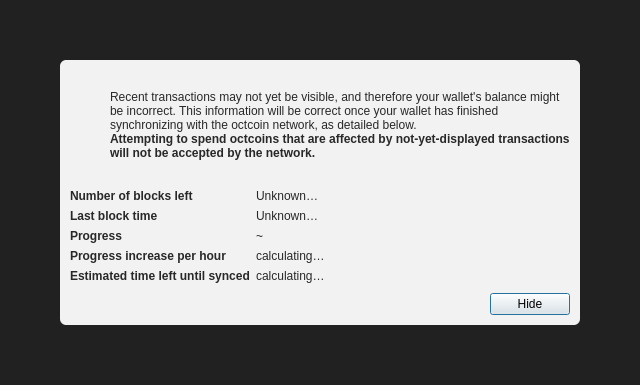
<?xml version="1.0" encoding="UTF-8"?>
<ui version="4.0">
 <class>ModalOverlay</class>
 <widget class="QWidget" name="ModalOverlay">
  <property name="geometry">
   <rect>
    <x>0</x>
    <y>0</y>
    <width>640</width>
    <height>385</height>
   </rect>
  </property>
  <property name="windowTitle">
   <string>Form</string>
  </property>
  <layout class="QVBoxLayout" name="verticalLayout" stretch="0">
   <property name="sizeConstraint">
    <enum>QLayout::SetDefaultConstraint</enum>
   </property>
   <property name="leftMargin">
    <number>0</number>
   </property>
   <property name="topMargin">
    <number>0</number>
   </property>
   <property name="rightMargin">
    <number>0</number>
   </property>
   <property name="bottomMargin">
    <number>0</number>
   </property>
   <item>
    <widget class="QWidget" name="bgWidget" native="true">
     <property name="styleSheet">
      <string notr="true">#bgWidget { background: rgba(0,0,0,220); }</string>
     </property>
     <layout class="QVBoxLayout" name="verticalLayoutMain" stretch="1">
      <property name="leftMargin">
       <number>60</number>
      </property>
      <property name="topMargin">
       <number>60</number>
      </property>
      <property name="rightMargin">
       <number>60</number>
      </property>
      <property name="bottomMargin">
       <number>60</number>
      </property>
      <item>
       <widget class="QWidget" name="contentWidget" native="true">
        <property name="styleSheet">
         <string notr="true">#contentWidget { background: rgba(255,255,255,240); border-radius: 6px; }

QLabel { color: rgb(40,40,40);  }</string>
        </property>
        <layout class="QVBoxLayout" name="verticalLayoutSub" stretch="1,0,0,0">
         <property name="spacing">
          <number>0</number>
         </property>
         <property name="leftMargin">
          <number>10</number>
         </property>
         <property name="topMargin">
          <number>10</number>
         </property>
         <property name="rightMargin">
          <number>10</number>
         </property>
         <property name="bottomMargin">
          <number>10</number>
         </property>
         <item>
          <layout class="QHBoxLayout" name="horizontalLayoutIconText" stretch="0,1">
           <property name="topMargin">
            <number>20</number>
           </property>
           <item>
            <layout class="QVBoxLayout" name="verticalLayoutIcon">
             <property name="leftMargin">
              <number>0</number>
             </property>
             <item>
              <widget class="QPushButton" name="warningIcon">
               <property name="enabled">
                <bool>false</bool>
               </property>
               <property name="text">
                <string/>
               </property>
               <property name="icon">
                <iconset>
                 <normaloff>:/icons/warning</normaloff>
                 <disabledoff>:/icons/warning</disabledoff>:/icons/warning</iconset>
               </property>
               <property name="iconSize">
                <size>
                 <width>48</width>
                 <height>48</height>
                </size>
               </property>
               <property name="flat">
                <bool>true</bool>
               </property>
              </widget>
             </item>
             <item>
              <spacer name="verticalSpacerWarningIcon">
               <property name="orientation">
                <enum>Qt::Vertical</enum>
               </property>
               <property name="sizeHint" stdset="0">
                <size>
                 <width>20</width>
                 <height>40</height>
                </size>
               </property>
              </spacer>
             </item>
            </layout>
           </item>
           <item>
            <layout class="QVBoxLayout" name="verticalLayoutInfoText">
             <property name="leftMargin">
              <number>0</number>
             </property>
             <property name="topMargin">
              <number>0</number>
             </property>
             <item>
              <widget class="QLabel" name="infoText">
               <property name="text">
                <string>Recent transactions may not yet be visible, and therefore your wallet's balance might be incorrect. This information will be correct once your wallet has finished synchronizing with the octcoin network, as detailed below.</string>
               </property>
               <property name="textFormat">
                <enum>Qt::RichText</enum>
               </property>
               <property name="wordWrap">
                <bool>true</bool>
               </property>
              </widget>
             </item>
             <item>
              <widget class="QLabel" name="infoTextStrong">
               <property name="font">
                <font>
                 <weight>75</weight>
                 <bold>true</bold>
                </font>
               </property>
               <property name="text">
                <string>Attempting to spend octcoins that are affected by not-yet-displayed transactions will not be accepted by the network.</string>
               </property>
               <property name="textFormat">
                <enum>Qt::RichText</enum>
               </property>
               <property name="wordWrap">
                <bool>true</bool>
               </property>
              </widget>
             </item>
             <item>
              <spacer name="verticalSpacerInTextSpace">
               <property name="orientation">
                <enum>Qt::Vertical</enum>
               </property>
               <property name="sizeHint" stdset="0">
                <size>
                 <width>20</width>
                 <height>40</height>
                </size>
               </property>
              </spacer>
             </item>
            </layout>
           </item>
          </layout>
         </item>
         <item>
          <spacer name="verticalSpacerAfterText">
           <property name="orientation">
            <enum>Qt::Vertical</enum>
           </property>
           <property name="sizeHint" stdset="0">
            <size>
             <width>20</width>
             <height>40</height>
            </size>
           </property>
          </spacer>
         </item>
         <item>
          <layout class="QFormLayout" name="formLayout">
           <property name="fieldGrowthPolicy">
            <enum>QFormLayout::FieldsStayAtSizeHint</enum>
           </property>
           <property name="horizontalSpacing">
            <number>6</number>
           </property>
           <property name="verticalSpacing">
            <number>6</number>
           </property>
           <property name="topMargin">
            <number>10</number>
           </property>
           <item row="0" column="0">
            <widget class="QLabel" name="labelNumberOfBlocksLeft">
             <property name="font">
              <font>
               <weight>75</weight>
               <bold>true</bold>
              </font>
             </property>
             <property name="text">
              <string>Number of blocks left</string>
             </property>
            </widget>
           </item>
           <item row="0" column="1">
            <widget class="QLabel" name="numberOfBlocksLeft">
             <property name="text">
              <string>Unknown…</string>
             </property>
            </widget>
           </item>
           <item row="1" column="0">
            <widget class="QLabel" name="labelLastBlockTime">
             <property name="font">
              <font>
               <weight>75</weight>
               <bold>true</bold>
              </font>
             </property>
             <property name="text">
              <string>Last block time</string>
             </property>
            </widget>
           </item>
           <item row="1" column="1">
            <widget class="QLabel" name="newestBlockDate">
             <property name="sizePolicy">
              <sizepolicy hsizetype="Maximum" vsizetype="Preferred">
               <horstretch>0</horstretch>
               <verstretch>0</verstretch>
              </sizepolicy>
             </property>
             <property name="text">
              <string>Unknown…</string>
             </property>
            </widget>
           </item>
           <item row="2" column="0">
            <widget class="QLabel" name="labelSyncDone">
             <property name="font">
              <font>
               <weight>75</weight>
               <bold>true</bold>
              </font>
             </property>
             <property name="text">
              <string>Progress</string>
             </property>
            </widget>
           </item>
           <item row="2" column="1">
            <layout class="QHBoxLayout" name="horizontalLayoutSync" stretch="0,1">
             <item>
              <widget class="QLabel" name="percentageProgress">
               <property name="text">
                <string notr="true">~</string>
               </property>
              </widget>
             </item>
            </layout>
           </item>
           <item row="4" column="0">
            <widget class="QLabel" name="labelProgressIncrease">
             <property name="font">
              <font>
               <weight>75</weight>
               <bold>true</bold>
              </font>
             </property>
             <property name="text">
              <string>Progress increase per hour</string>
             </property>
            </widget>
           </item>
           <item row="4" column="1">
            <widget class="QLabel" name="progressIncreasePerH">
             <property name="text">
              <string>calculating…</string>
             </property>
            </widget>
           </item>
           <item row="5" column="0">
            <widget class="QLabel" name="labelEstimatedTimeLeft">
             <property name="font">
              <font>
               <weight>75</weight>
               <bold>true</bold>
              </font>
             </property>
             <property name="text">
              <string>Estimated time left until synced</string>
             </property>
            </widget>
           </item>
           <item row="5" column="1">
            <widget class="QLabel" name="expectedTimeLeft">
             <property name="text">
              <string>calculating…</string>
             </property>
            </widget>
           </item>
          </layout>
         </item>
         <item>
          <layout class="QHBoxLayout" name="horizontalLayoutButtons">
           <property name="leftMargin">
            <number>10</number>
           </property>
           <property name="topMargin">
            <number>10</number>
           </property>
           <item>
            <spacer name="horizontalSpacer">
             <property name="orientation">
              <enum>Qt::Horizontal</enum>
             </property>
             <property name="sizeHint" stdset="0">
              <size>
               <width>40</width>
               <height>20</height>
              </size>
             </property>
            </spacer>
           </item>
           <item>
            <widget class="QPushButton" name="closeButton">
             <property name="text">
              <string>Hide</string>
             </property>
             <property name="shortcut">
              <string>Esc</string>
             </property>
             <property name="focusPolicy">
              <enum>Qt::StrongFocus</enum>
             </property>
             <property name="default">
              <bool>true</bool>
             </property>
            </widget>
           </item>
          </layout>
         </item>
        </layout>
       </widget>
      </item>
     </layout>
    </widget>
   </item>
  </layout>
 </widget>
 <resources/>
 <connections/>
</ui>
